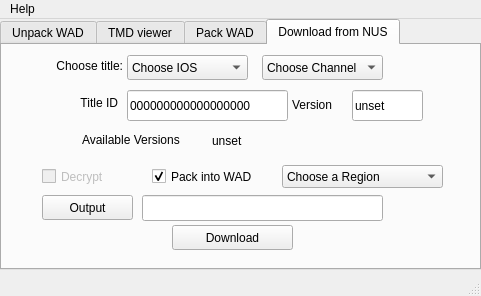
<?xml version="1.0" encoding="UTF-8"?>
<ui version="4.0">
 <class>Qwad</class>
 <widget class="QMainWindow" name="Qwad">
  <property name="geometry">
   <rect>
    <x>0</x>
    <y>0</y>
    <width>481</width>
    <height>296</height>
   </rect>
  </property>
  <property name="minimumSize">
   <size>
    <width>481</width>
    <height>296</height>
   </size>
  </property>
  <property name="maximumSize">
   <size>
    <width>481</width>
    <height>296</height>
   </size>
  </property>
  <property name="windowTitle">
   <string>Qwad - a WAD management tool</string>
  </property>
  <property name="windowIcon">
   <iconset resource="../Qwad.qrc">
    <normaloff>:/icons/wad.png</normaloff>:/icons/wad.png</iconset>
  </property>
  <property name="locale">
   <locale language="Spanish" country="Spain"/>
  </property>
  <widget class="QWidget" name="centralWidget">
   <widget class="QTabWidget" name="tabWidget">
    <property name="geometry">
     <rect>
      <x>0</x>
      <y>0</y>
      <width>481</width>
      <height>251</height>
     </rect>
    </property>
    <property name="acceptDrops">
     <bool>false</bool>
    </property>
    <property name="currentIndex">
     <number>3</number>
    </property>
    <widget class="QWidget" name="unpacktab">
     <attribute name="title">
      <string>Unpack WAD</string>
     </attribute>
     <widget class="QLineEdit" name="MuestraRutaWad">
      <property name="geometry">
       <rect>
        <x>160</x>
        <y>40</y>
        <width>241</width>
        <height>26</height>
       </rect>
      </property>
     </widget>
     <widget class="QToolButton" name="BotonRutaWad">
      <property name="geometry">
       <rect>
        <x>70</x>
        <y>40</y>
        <width>91</width>
        <height>25</height>
       </rect>
      </property>
      <property name="toolTip">
       <string>Ruta hacia el archivo WAD que quieres desempaquetar</string>
      </property>
      <property name="text">
       <string>WAD file</string>
      </property>
     </widget>
     <widget class="QLineEdit" name="MuestraRutaExtraer">
      <property name="geometry">
       <rect>
        <x>160</x>
        <y>110</y>
        <width>241</width>
        <height>26</height>
       </rect>
      </property>
     </widget>
     <widget class="QToolButton" name="BotonRutaExtraer">
      <property name="geometry">
       <rect>
        <x>70</x>
        <y>110</y>
        <width>91</width>
        <height>25</height>
       </rect>
      </property>
      <property name="toolTip">
       <string>Carpeta donde se almacenaran los contenidos del archivo WAD</string>
      </property>
      <property name="text">
       <string>Output</string>
      </property>
      <property name="autoRaise">
       <bool>false</bool>
      </property>
      <property name="arrowType">
       <enum>Qt::NoArrow</enum>
      </property>
     </widget>
     <widget class="QPushButton" name="Desempaqueta">
      <property name="geometry">
       <rect>
        <x>170</x>
        <y>180</y>
        <width>121</width>
        <height>25</height>
       </rect>
      </property>
      <property name="text">
       <string>Unpack</string>
      </property>
     </widget>
    </widget>
    <widget class="QWidget" name="TMDviewer">
     <attribute name="title">
      <string>TMD viewer</string>
     </attribute>
     <widget class="QLineEdit" name="TMDfilepath">
      <property name="geometry">
       <rect>
        <x>150</x>
        <y>10</y>
        <width>241</width>
        <height>26</height>
       </rect>
      </property>
     </widget>
     <widget class="QToolButton" name="TMDfilebutton">
      <property name="geometry">
       <rect>
        <x>60</x>
        <y>10</y>
        <width>91</width>
        <height>25</height>
       </rect>
      </property>
      <property name="toolTip">
       <string>Ruta hacia el archivo WAD que quieres desempaquetar</string>
      </property>
      <property name="text">
       <string>TMD file</string>
      </property>
     </widget>
     <widget class="QWidget" name="layoutWidget">
      <property name="geometry">
       <rect>
        <x>10</x>
        <y>50</y>
        <width>451</width>
        <height>151</height>
       </rect>
      </property>
      <layout class="QGridLayout" name="gridLayout">
       <item row="0" column="0">
        <widget class="QLabel" name="label">
         <property name="text">
          <string>Title ID</string>
         </property>
         <property name="alignment">
          <set>Qt::AlignRight|Qt::AlignTrailing|Qt::AlignVCenter</set>
         </property>
        </widget>
       </item>
       <item row="0" column="2" colspan="2">
        <widget class="QLabel" name="label_9">
         <property name="text">
          <string>ID (ascii)</string>
         </property>
         <property name="alignment">
          <set>Qt::AlignRight|Qt::AlignTrailing|Qt::AlignVCenter</set>
         </property>
        </widget>
       </item>
       <item row="1" column="0">
        <widget class="QLabel" name="label_3">
         <property name="text">
          <string>Version</string>
         </property>
         <property name="alignment">
          <set>Qt::AlignRight|Qt::AlignTrailing|Qt::AlignVCenter</set>
         </property>
        </widget>
       </item>
       <item row="1" column="3">
        <widget class="QLabel" name="label_5">
         <property name="text">
          <string>Title type</string>
         </property>
         <property name="alignment">
          <set>Qt::AlignRight|Qt::AlignTrailing|Qt::AlignVCenter</set>
         </property>
        </widget>
       </item>
       <item row="2" column="0">
        <widget class="QLabel" name="label_2">
         <property name="text">
          <string>IOS needed</string>
         </property>
         <property name="alignment">
          <set>Qt::AlignRight|Qt::AlignTrailing|Qt::AlignVCenter</set>
         </property>
        </widget>
       </item>
       <item row="2" column="3">
        <widget class="QLabel" name="label_6">
         <property name="text">
          <string>Group ID</string>
         </property>
         <property name="alignment">
          <set>Qt::AlignRight|Qt::AlignTrailing|Qt::AlignVCenter</set>
         </property>
        </widget>
       </item>
       <item row="3" column="0">
        <widget class="QLabel" name="label_4">
         <property name="text">
          <string>Boot index</string>
         </property>
         <property name="alignment">
          <set>Qt::AlignRight|Qt::AlignTrailing|Qt::AlignVCenter</set>
         </property>
        </widget>
       </item>
       <item row="3" column="3">
        <widget class="QLabel" name="label_7">
         <property name="text">
          <string>Access rights</string>
         </property>
         <property name="alignment">
          <set>Qt::AlignRight|Qt::AlignTrailing|Qt::AlignVCenter</set>
         </property>
        </widget>
       </item>
       <item row="4" column="0">
        <widget class="QLabel" name="label_8">
         <property name="text">
          <string>Contents</string>
         </property>
         <property name="alignment">
          <set>Qt::AlignRight|Qt::AlignTrailing|Qt::AlignVCenter</set>
         </property>
        </widget>
       </item>
       <item row="2" column="1">
        <widget class="QLabel" name="IOSversion">
         <property name="text">
          <string>TextLabel</string>
         </property>
        </widget>
       </item>
       <item row="0" column="1">
        <widget class="QLabel" name="TitleID">
         <property name="text">
          <string>TextLabel</string>
         </property>
        </widget>
       </item>
       <item row="0" column="4">
        <widget class="QLabel" name="idASCII">
         <property name="text">
          <string>TextLabel</string>
         </property>
        </widget>
       </item>
       <item row="1" column="1">
        <widget class="QLabel" name="Version">
         <property name="text">
          <string>TextLabel</string>
         </property>
        </widget>
       </item>
       <item row="1" column="4">
        <widget class="QLabel" name="TitleType">
         <property name="text">
          <string>TextLabel</string>
         </property>
        </widget>
       </item>
       <item row="2" column="4">
        <widget class="QLabel" name="GroupID">
         <property name="text">
          <string>TextLabel</string>
         </property>
        </widget>
       </item>
       <item row="3" column="1">
        <widget class="QLabel" name="BootIndex">
         <property name="text">
          <string>TextLabel</string>
         </property>
        </widget>
       </item>
       <item row="3" column="4">
        <widget class="QLabel" name="AccessRights">
         <property name="text">
          <string>TextLabel</string>
         </property>
        </widget>
       </item>
       <item row="4" column="1">
        <widget class="QLabel" name="Contents">
         <property name="text">
          <string>TextLabel</string>
         </property>
        </widget>
       </item>
       <item row="4" column="3">
        <widget class="QLabel" name="label_10">
         <property name="text">
          <string>Reserved</string>
         </property>
        </widget>
       </item>
       <item row="4" column="4">
        <widget class="QLabel" name="Reserved">
         <property name="text">
          <string>TextLabel</string>
         </property>
        </widget>
       </item>
      </layout>
     </widget>
    </widget>
    <widget class="QWidget" name="packtab">
     <attribute name="title">
      <string>Pack WAD</string>
     </attribute>
     <widget class="QLineEdit" name="MuestraRutaEmpaquetado">
      <property name="geometry">
       <rect>
        <x>160</x>
        <y>110</y>
        <width>241</width>
        <height>26</height>
       </rect>
      </property>
     </widget>
     <widget class="QLineEdit" name="MuestraRutaDesempaquetado">
      <property name="geometry">
       <rect>
        <x>160</x>
        <y>40</y>
        <width>241</width>
        <height>26</height>
       </rect>
      </property>
     </widget>
     <widget class="QToolButton" name="BotonRutaEmpaquetado">
      <property name="geometry">
       <rect>
        <x>70</x>
        <y>110</y>
        <width>91</width>
        <height>25</height>
       </rect>
      </property>
      <property name="toolTip">
       <string>Carpeta y nombre del nuevo WAD</string>
      </property>
      <property name="text">
       <string>Output</string>
      </property>
      <property name="autoRaise">
       <bool>false</bool>
      </property>
      <property name="arrowType">
       <enum>Qt::NoArrow</enum>
      </property>
     </widget>
     <widget class="QToolButton" name="BotonRutaDesempaquetado">
      <property name="geometry">
       <rect>
        <x>70</x>
        <y>40</y>
        <width>91</width>
        <height>25</height>
       </rect>
      </property>
      <property name="toolTip">
       <string>Ruta hacia la carpeta que empaquetar en WAD</string>
      </property>
      <property name="text">
       <string>Folder</string>
      </property>
     </widget>
     <widget class="QPushButton" name="Empaqueta">
      <property name="geometry">
       <rect>
        <x>170</x>
        <y>180</y>
        <width>121</width>
        <height>25</height>
       </rect>
      </property>
      <property name="text">
       <string>Pack</string>
      </property>
     </widget>
    </widget>
    <widget class="QWidget" name="NUStab">
     <attribute name="title">
      <string>Download from NUS</string>
     </attribute>
     <widget class="QLineEdit" name="NusOutputPath">
      <property name="geometry">
       <rect>
        <x>140</x>
        <y>150</y>
        <width>241</width>
        <height>26</height>
       </rect>
      </property>
     </widget>
     <widget class="QPushButton" name="Download_from_NUS">
      <property name="geometry">
       <rect>
        <x>170</x>
        <y>180</y>
        <width>121</width>
        <height>25</height>
       </rect>
      </property>
      <property name="locale">
       <locale language="English" country="UnitedStates"/>
      </property>
      <property name="text">
       <string>Download</string>
      </property>
     </widget>
     <widget class="QToolButton" name="NusOutputButton">
      <property name="geometry">
       <rect>
        <x>40</x>
        <y>150</y>
        <width>91</width>
        <height>25</height>
       </rect>
      </property>
      <property name="toolTip">
       <string>Carpeta y nombre del nuevo WAD</string>
      </property>
      <property name="locale">
       <locale language="English" country="UnitedStates"/>
      </property>
      <property name="text">
       <string>Output</string>
      </property>
      <property name="autoRaise">
       <bool>false</bool>
      </property>
      <property name="arrowType">
       <enum>Qt::NoArrow</enum>
      </property>
     </widget>
     <widget class="QLineEdit" name="enteredTitleID">
      <property name="geometry">
       <rect>
        <x>125</x>
        <y>45</y>
        <width>161</width>
        <height>31</height>
       </rect>
      </property>
      <property name="locale">
       <locale language="English" country="UnitedStates"/>
      </property>
      <property name="text">
       <string>000000000000000000</string>
      </property>
     </widget>
     <widget class="QLabel" name="TitleIDlabel">
      <property name="geometry">
       <rect>
        <x>15</x>
        <y>51</y>
        <width>101</width>
        <height>20</height>
       </rect>
      </property>
      <property name="locale">
       <locale language="English" country="UnitedStates"/>
      </property>
      <property name="text">
       <string>Title ID</string>
      </property>
      <property name="alignment">
       <set>Qt::AlignRight|Qt::AlignTop|Qt::AlignTrailing</set>
      </property>
     </widget>
     <widget class="QLabel" name="Title">
      <property name="geometry">
       <rect>
        <x>0</x>
        <y>10</y>
        <width>121</width>
        <height>21</height>
       </rect>
      </property>
      <property name="text">
       <string>Choose title:</string>
      </property>
      <property name="alignment">
       <set>Qt::AlignRight|Qt::AlignTrailing|Qt::AlignVCenter</set>
      </property>
     </widget>
     <widget class="QComboBox" name="comboBox">
      <property name="geometry">
       <rect>
        <x>125</x>
        <y>10</y>
        <width>121</width>
        <height>25</height>
       </rect>
      </property>
      <item>
       <property name="text">
        <string>Choose IOS</string>
       </property>
      </item>
     </widget>
     <widget class="QCheckBox" name="decryptCheck">
      <property name="enabled">
       <bool>false</bool>
      </property>
      <property name="geometry">
       <rect>
        <x>40</x>
        <y>120</y>
        <width>111</width>
        <height>23</height>
       </rect>
      </property>
      <property name="text">
       <string>Decrypt</string>
      </property>
      <property name="checked">
       <bool>false</bool>
      </property>
     </widget>
     <widget class="QCheckBox" name="pack_in_WAD_checkbox">
      <property name="geometry">
       <rect>
        <x>150</x>
        <y>120</y>
        <width>131</width>
        <height>23</height>
       </rect>
      </property>
      <property name="text">
       <string>Pack into WAD</string>
      </property>
      <property name="checked">
       <bool>true</bool>
      </property>
     </widget>
     <widget class="QLineEdit" name="VersionlineEdit">
      <property name="geometry">
       <rect>
        <x>350</x>
        <y>45</y>
        <width>71</width>
        <height>31</height>
       </rect>
      </property>
      <property name="text">
       <string>unset</string>
      </property>
     </widget>
     <widget class="QLabel" name="versionlabel">
      <property name="geometry">
       <rect>
        <x>290</x>
        <y>50</y>
        <width>51</width>
        <height>20</height>
       </rect>
      </property>
      <property name="text">
       <string>Version</string>
      </property>
     </widget>
     <widget class="QLabel" name="availableLabel">
      <property name="geometry">
       <rect>
        <x>80</x>
        <y>79</y>
        <width>121</width>
        <height>31</height>
       </rect>
      </property>
      <property name="text">
       <string>Available Versions</string>
      </property>
     </widget>
     <widget class="QLabel" name="availableVersions">
      <property name="geometry">
       <rect>
        <x>210</x>
        <y>80</y>
        <width>121</width>
        <height>31</height>
       </rect>
      </property>
      <property name="text">
       <string>unset</string>
      </property>
     </widget>
     <widget class="QComboBox" name="comboBox2">
      <property name="geometry">
       <rect>
        <x>260</x>
        <y>10</y>
        <width>121</width>
        <height>25</height>
       </rect>
      </property>
      <item>
       <property name="text">
        <string>Choose Channel</string>
       </property>
      </item>
     </widget>
     <widget class="QComboBox" name="ChooseRegion">
      <property name="geometry">
       <rect>
        <x>280</x>
        <y>120</y>
        <width>161</width>
        <height>23</height>
       </rect>
      </property>
      <item>
       <property name="text">
        <string>Choose a Region</string>
       </property>
      </item>
      <item>
       <property name="text">
        <string>JAP</string>
       </property>
      </item>
      <item>
       <property name="text">
        <string>USA</string>
       </property>
      </item>
      <item>
       <property name="text">
        <string>PAL</string>
       </property>
      </item>
     </widget>
    </widget>
   </widget>
  </widget>
  <widget class="QMenuBar" name="menuBar">
   <property name="geometry">
    <rect>
     <x>0</x>
     <y>0</y>
     <width>481</width>
     <height>21</height>
    </rect>
   </property>
   <widget class="QMenu" name="menuAyuda">
    <property name="title">
     <string>Help</string>
    </property>
    <addaction name="actionAcerca_de_Qwad"/>
    <addaction name="actionAbout_Qt"/>
   </widget>
   <addaction name="menuAyuda"/>
  </widget>
  <widget class="QStatusBar" name="statusBar"/>
  <action name="actionAcerca_de_Qwad">
   <property name="icon">
    <iconset resource="../Qwad.qrc">
     <normaloff>:/icons/wad.png</normaloff>:/icons/wad.png</iconset>
   </property>
   <property name="text">
    <string>About Qwad</string>
   </property>
  </action>
  <action name="actionAbout_Qt">
   <property name="icon">
    <iconset resource="../Qwad.qrc">
     <normaloff>:/icons/qt4.png</normaloff>:/icons/qt4.png</iconset>
   </property>
   <property name="text">
    <string>About Qt</string>
   </property>
  </action>
  <action name="actionAbout_Wii_Signer">
   <property name="text">
    <string>About Wii Signer</string>
   </property>
  </action>
 </widget>
 <resources>
  <include location="../Qwad.qrc"/>
 </resources>
 <connections/>
</ui>
